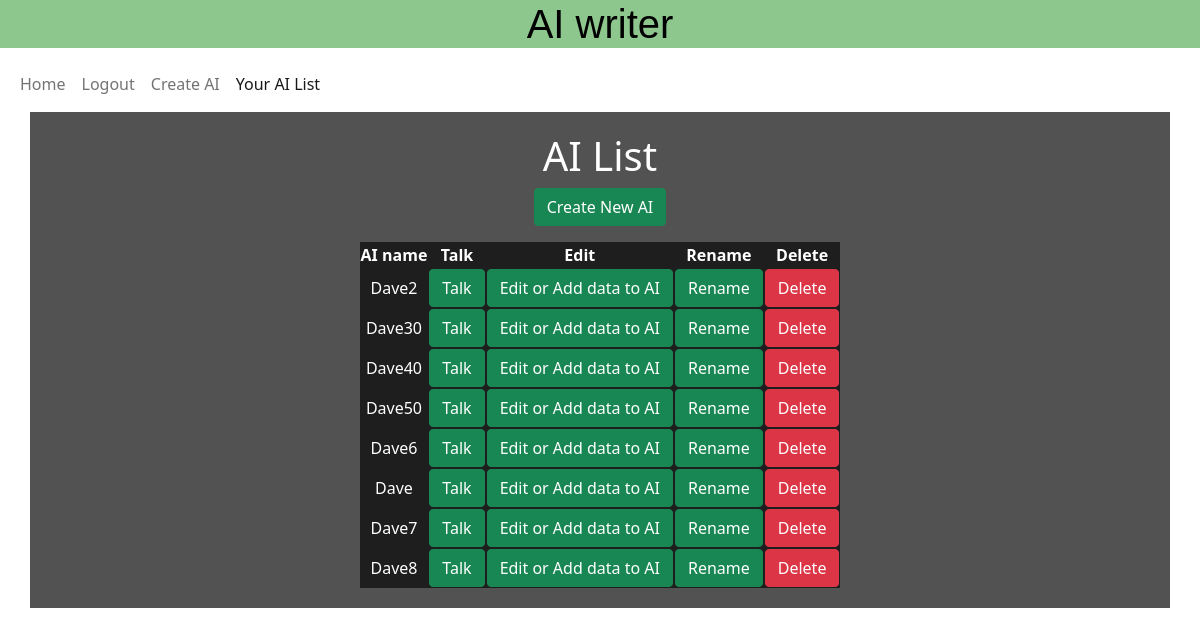
Page /create_AI/your_AI_list/ (signed in) on the earlier database version.
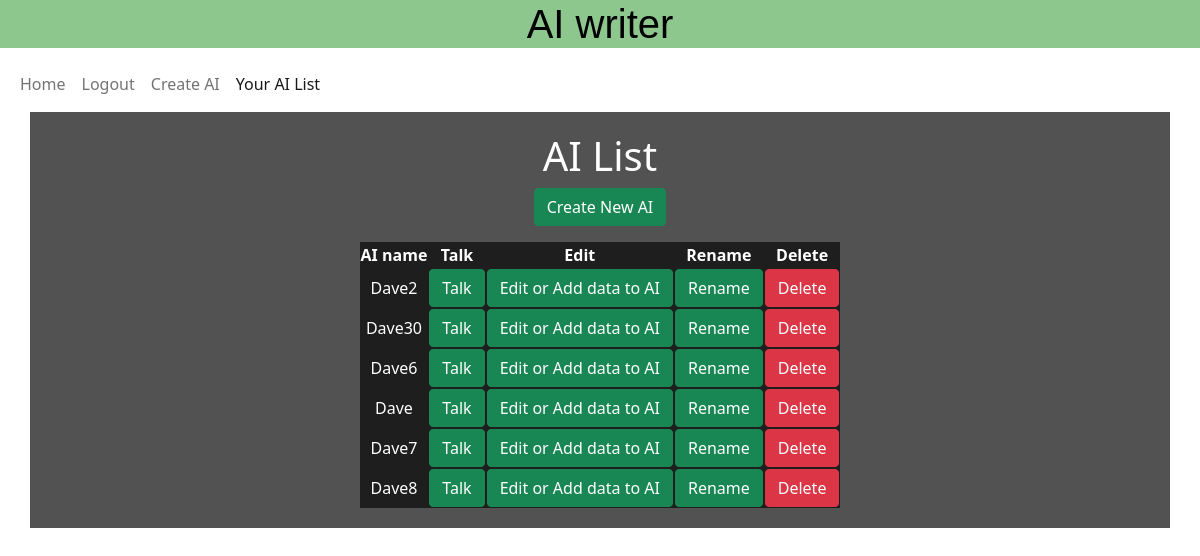
Same page on the later database version.
### create_AI/models.py (models this page shows)
class AI(models.Model):
    user = models.ForeignKey(User, on_delete=models.CASCADE)
    name = models.CharField(max_length=255)

### create_AI/views.py (the view)
# urls.py: path('your_AI_list/', your_AI_list, name='your_AI_list'),
def your_AI_list(request):
    AI_results = AI.objects.filter(Q(user_id=request.user.id)).values().order_by("id")
    context = {
        'AI_results': AI_results,
    }
    template ='your_AI_list.html'
    return render(request,template,context)

### create_AI/templates/your_AI_list.html
{% extends "base.html" %}
{% load static %}
{% block content %}
<div class="container" id="background_meal_list">
    <div class="row">
        <div class="standard col-12">
          <h1>AI List</h1>
          <p><a href="{% url 'AI_create' %}" class="btn btn-success" aria-label="Link with button class for creating a new AI">Create New AI</a></p>
          <table class="standard">
            <tr>
              <th> AI name</th>
              <th> Talk</th>
              <th> Edit </th>
              <th> Rename </th>
              <th> Delete</th>
            </tr>
            {% for AI in AI_results %}
              <tr>
                  <td class="padding4">{{AI.name}}</td>
                  <td class="padding4"><a href="{% url 'AI_writing' AI.id %}" class="btn btn-success" aria-label="Link with button class for talking to an AI">Talk</a></td>
                  <td class="padding4"><a href="{% url 'update_AI' AI.id %}" class="btn btn-success" aria-label="Link with button class for editing a AI">Edit or Add data to AI</a></td>
                  <td class="padding4"><a href="{% url 'AI_create2' AI.id %}" class="btn btn-success" aria-label="Link with button class for renaming a AI">Rename</a></td>
                  <td class="padding4"><a href="{% url 'AI_delete' AI.id %}" class="btn btn-danger" aria-label="Link with button class for deleting a AI">Delete</a></td>
              </tr>
            {% endfor %}
            </table>
        </div>
    </div>
</div>
{% endblock %}

Differences in the rows shown:
removed AI: name "Dave40"
removed AI: name "Dave50"
